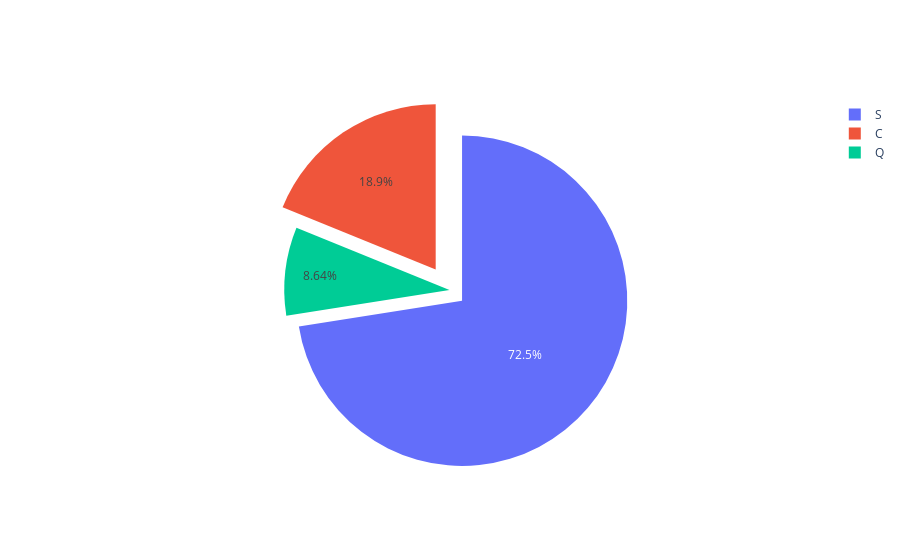

Here is the notebook cell this chart was saved with:
### Markdown cell above
|Aspect|Elaboration|
|-|-|
|justification of chart||
|results||

### Code cell
fig = go.Figure(data=[go.Pie(labels=df['Embarked'], pull=[.1, .15, .15, 0])])
fig.show()

### Figure 1 — Plotly figure (JSON) as saved in the notebook; plotly's stock layout.template omitted (floating-point values rounded to 4 significant figures; data arrays with more than 128 entries replaced by an {"elided": "..."} marker saying what was removed)
{"data": [{"labels": {"elided": "891 str values"}, "pull": [0.1, 0.15, 0.15, 0], "type": "pie"}], "layout": {}}
